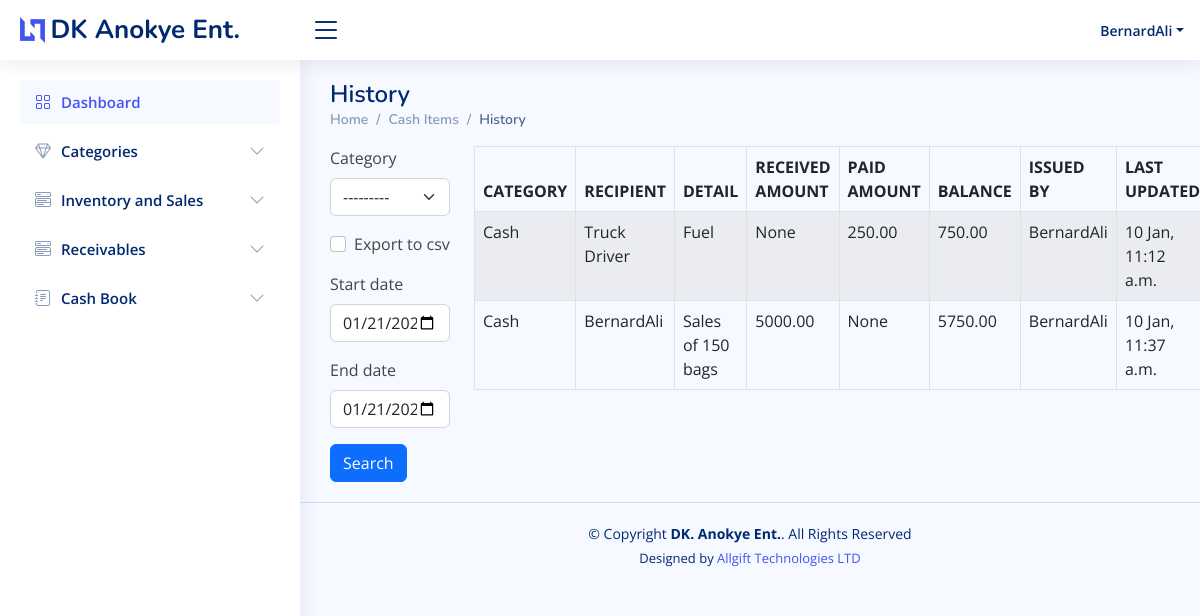
The page /cash_history/ (signed in) on the database as committed earlier.
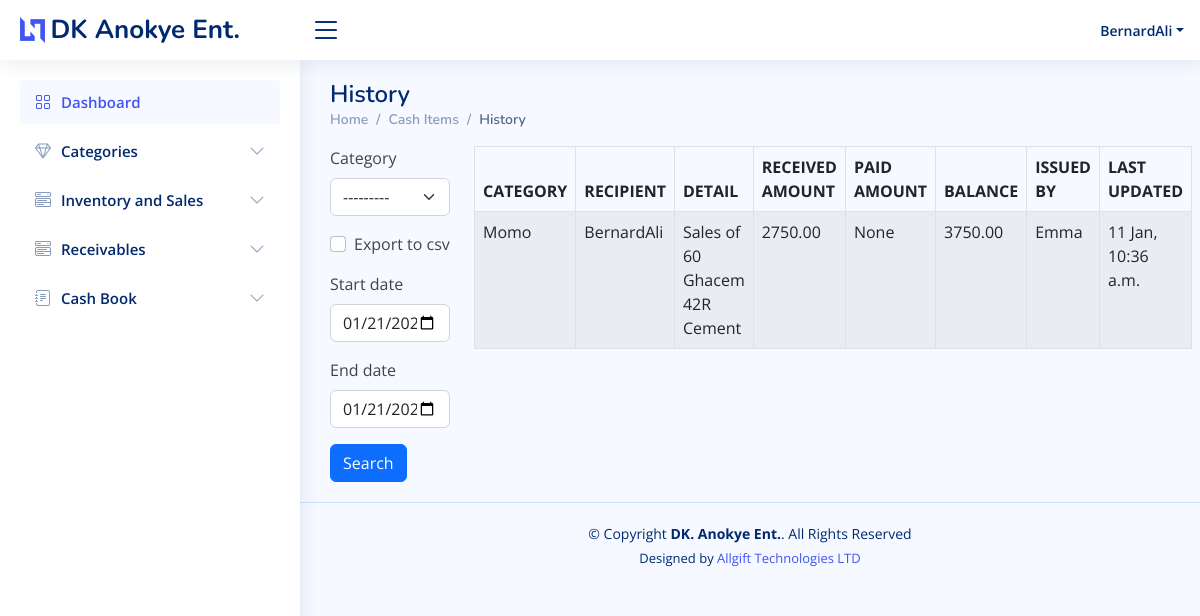
The same page on the database as committed later.
### core/models.py (models this page shows, shortened)
class CashHistory(models.Model):
    category = models.CharField(max_length=50, blank=True, null=True, choices=CASH_CHOICE)
    recipient = models.CharField(max_length=50, blank=True, null=True)
    detail = models.TextField(max_length=50, blank=True, null=True)
    created_on = models.DateTimeField(auto_now_add=True)
    amount_in = models.DecimalField(max_digits=10, decimal_places=2, blank=True, null=True)
    amount_out = models.DecimalField(max_digits=10, decimal_places=2, blank=True, null=True)
    impriest_level = models.DecimalField(max_digits=10, decimal_places=2, blank=True, null=True)
    balance = models.DecimalField(max_digits=10, decimal_places=2, blank=True, null=True)
    issue_by = models.CharField(max_length=50, blank=True, null=True)
    last_updated = models.DateTimeField(auto_now=True, blank=True, null=True)

### core/views.py (the view, shortened to what this page needs)
# urls.py: path('cash_history/', views.cash_history, name='cash_history'),
@login_required
def cash_history(request):
    header = 'CASH HISTORY'
    queryset = CashHistory.objects.all()
    form = CashHistorySearchForm(request.POST or None)
    context = {
        "header": header,
        "queryset": queryset,
        "form": form,
    }
    return render(request, "cash_history.html", context)

### core/forms.py
class CashHistorySearchForm(forms.ModelForm):
    export_to_CSV = forms.BooleanField(required=False)
    start_date = forms.DateTimeField(widget=forms.widgets.DateInput(attrs={'type': 'date'}),
                                     required=False, initial=timezone.now)
    end_date = forms.DateTimeField(widget=forms.widgets.DateInput(attrs={'type': 'date'}),
                                   required=False, initial=timezone.now)
    class Meta:
        model = Cash
        fields = ['category', 'export_to_CSV', 'start_date', 'end_date']

### templates/cash_history.html
{% extends 'base.html' %}
{% load crispy_forms_tags %}
{% block content %}
     <div class="pagetitle">
      <h1>History</h1>
      <nav>
        <ol class="breadcrumb">
          <li class="breadcrumb-item"><a href="{% url 'home' %}">Home</a></li>
          <li class="breadcrumb-item"><a href="{% url 'list_items' %}">Cash Items</a></li>
          <li class="breadcrumb-item active">History</li>
        </ol>
      </nav>
    </div>
     <section class="section dashboard">
         <div class="row">
        <div class="col-sm-2">
            <form method='POST' action=''>{% csrf_token %}
            {{form|crispy}}
            <input type="submit" value='Search' class="btn btn-primary mybutton"/>
        </form>
        </div>
        <br>
        <div class="col-sm-10">
            <div class="display_table">
        <table class='table table-bordered table-striped datatable table-hover'>
          <thead>
            <tr>
              <th>CATEGORY</th>
              <th>RECIPIENT</th>
              <th>DETAIL</th>
              <th>RECEIVED AMOUNT</th>
              <th>PAID AMOUNT</th>
              <th>BALANCE</th>
              <th>ISSUED BY</th>
              <th>LAST UPDATED</th>
            </tr>
          </thead>
        {% for instance in queryset %}
            <tr>
              <td>{{instance.category}}</td>
              <td>{{instance.recipient}}</td>
              <td>{{instance.detail}}</td>
              <td>{{instance.amount_in}}</td>
              <td>{{instance.amount_out}}</td>
              <td>{{instance.balance}}</td>
              <td>{{instance.issue_by}}</td>
              <td>{{instance.last_updated|date:"d M, h:i a"}}</td>
            </tr>
        {% endfor %}
      </table>
    </div>
        </div>
    </div>
    </section>
{% endblock content %}

Rows that differ between the two databases and show on the page:
removed CashHistory: category "Cash", recipient "Truck Driver", detail "Fuel", amount_in "None", amount_out "250.00", balance "750.00", issue_by "BernardAli", last_updated "10 Jan, 11:12 a.m."
removed CashHistory: category "Cash", recipient "BernardAli", detail "Sales of 150 bags", amount_in "5000.00", amount_out "None", balance "5750.00", issue_by "BernardAli", last_updated "10 Jan, 11:37 a.m."
added CashHistory: category "Momo", recipient "BernardAli", detail "Sales of 60 Ghacem 42R Cement", amount_in "2750.00", amount_out "None", balance "3750.00", issue_by "Emma", last_updated "11 Jan, 10:36 a.m."
